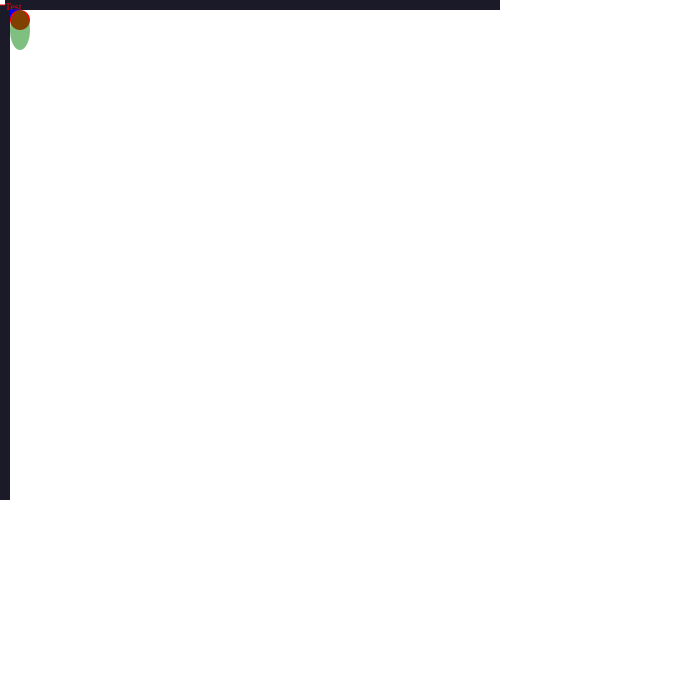

Generate this figure with Python:
#!/usr/bin/python3
#--*-- coding: utf8 --*--

import svgwrite

dwg = svgwrite.Drawing('coordinate.test.svg', (700, 700), debug=True)
dwg.add(dwg.line(
    (5, 5), 
    (500, 5),
    stroke_width = 10,
    stroke=svgwrite.rgb(10, 10, 16, '%')))
dwg.add(dwg.line(
    (5, 5), 
    (5, 500),
    stroke_width = 10,
    stroke=svgwrite.rgb(10, 10, 16, '%')))
dwg.add(dwg.line(
    (0, 5), 
    (5, 5),
    stroke="red"))
dwg.add(dwg.text(
    'Test', 
    insert=(5, 10),
    font_size = 10, 
    fill='red'))
dwg.add(dwg.rect(
    insert=(10, 10), 
    size = ("10px", "10px"), 
    stroke = "blue", fill = "blue"))
dwg.add(dwg.circle(
    center=(20, 20), r='10px', fill = "red"))
dwg.add(dwg.ellipse(
    center=(20, 30), r=('10px', '20px'), fill = "green",opacity=0.5))
dwg.save()